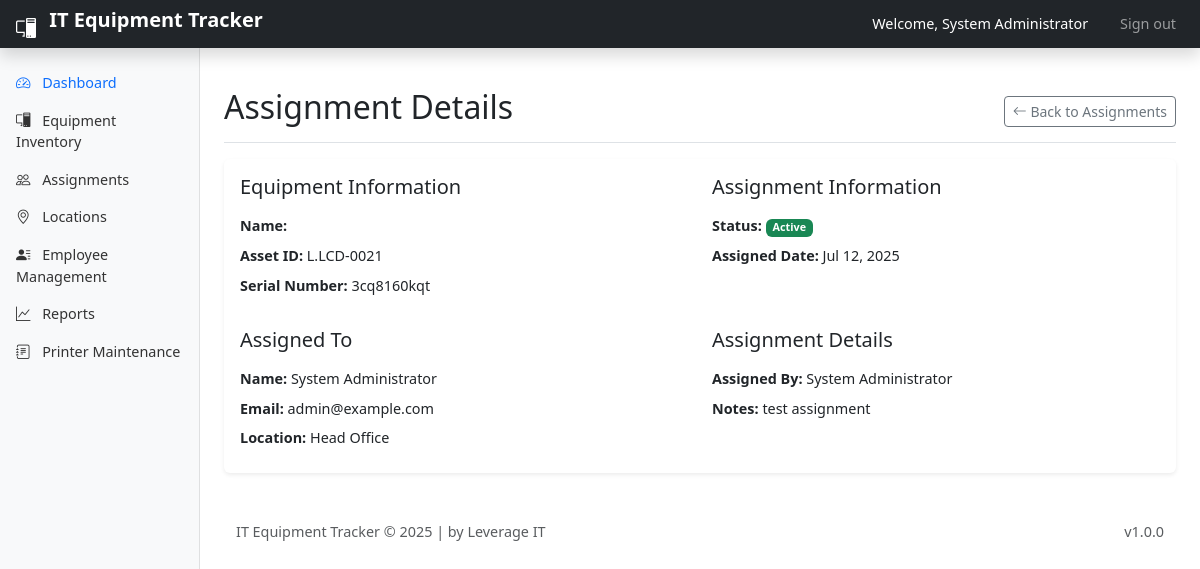
Page /assignments_view.php?assignment_id=1 (signed in) on the committed database.
### tables this page shows
CREATE TABLE IF NOT EXISTS `assignments` (
  `assignment_id` int(11) NOT NULL AUTO_INCREMENT,
  `item_id` int(11) NOT NULL,
  `user_id` int(11) NOT NULL,
  `assigned_by` int(11) NOT NULL,
  `assigned_location_id` int(11) NOT NULL,
  `assigned_date` date NOT NULL,
  `expected_return_date` date DEFAULT NULL,
  `return_date` date DEFAULT NULL,
  `return_condition` text,
  `return_notes` text,
  `assignment_notes` text,
  `created_at` datetime NOT NULL DEFAULT '0000-00-00 00:00:00',
  `updated_at` datetime NOT NULL DEFAULT '0000-00-00 00:00:00',
  PRIMARY KEY (`assignment_id`),
  KEY `asset_id` (`item_id`),
  KEY `user_id` (`user_id`),
  KEY `assigned_by` (`assigned_by`),
  KEY `assigned_location_id` (`assigned_location_id`)
);

CREATE TABLE IF NOT EXISTS `items` (
  `item_id` int(11) NOT NULL,
  `asset_id` varchar(20) NOT NULL DEFAULT '',
  `name` varchar(200) NOT NULL DEFAULT '',
  `serial_number` varchar(100) DEFAULT NULL,
  `model` varchar(100) DEFAULT NULL,
  `category_id` int(11) NOT NULL,
  `sub_category_id` int(11) DEFAULT NULL,
  `supplier_id` int(11) NOT NULL,
  `location_id` int(10) UNSIGNED NOT NULL DEFAULT '1',
  `purchase_date` date NOT NULL DEFAULT '0000-00-00',
  `purchase_cost` varchar(50) DEFAULT NULL,
  `warranty_months` int(11) DEFAULT NULL,
  `warranty_end` date DEFAULT NULL,
  `notes` text,
  `created_at` timestamp NOT NULL DEFAULT '0000-00-00 00:00:00',
  `updated_at` timestamp NULL DEFAULT NULL ON UPDATE CURRENT_TIMESTAMP,
  `status` varchar(50) NOT NULL DEFAULT '',
  `is_assigned` tinyint(2) UNSIGNED NOT NULL DEFAULT '0',
  PRIMARY KEY (`item_id`),
  UNIQUE KEY `asset_id` (`asset_id`),
  KEY `category_id` (`category_id`),
  KEY `sub_category_id` (`sub_category_id`),
  KEY `supplier_id` (`supplier_id`),
  KEY `location_id` (`location_id`)
);

CREATE TABLE IF NOT EXISTS `users` (
  `user_id` int(11) NOT NULL AUTO_INCREMENT,
  `username` varchar(50) NOT NULL,
  `password` varchar(255) NOT NULL,
  `full_name` varchar(100) NOT NULL,
  `email` varchar(100) NOT NULL,
  `user_level` text,
  `last_login` datetime DEFAULT NULL,
  `created_at` timestamp NOT NULL DEFAULT '0000-00-00 00:00:00',
  `is_active` tinyint(1) NOT NULL DEFAULT '1',
  PRIMARY KEY (`user_id`),
  UNIQUE KEY `username` (`username`),
  UNIQUE KEY `email` (`email`)
);

CREATE TABLE IF NOT EXISTS `locations` (
  `location_id` int(11) NOT NULL AUTO_INCREMENT,
  `name` varchar(100) NOT NULL,
  `description` text,
  `is_project_office` tinyint(1) NOT NULL DEFAULT '0',
  `created_at` timestamp NOT NULL DEFAULT '0000-00-00 00:00:00',
  PRIMARY KEY (`location_id`)
);

### includes/config.php (called while the page is built, shortened)
<?php
function esc($data) {
    return htmlspecialchars($data, ENT_QUOTES, 'UTF-8');
}

### assignments_view.php (the view, shortened to what this page needs)
<?php
require_once __DIR__ . '/includes/config.php';
require_once __DIR__ . '/includes/auth.php';
$assignment_id = isset($_GET['assignment_id']) ? (int)$_GET['assignment_id'] : 0;
$query = "SELECT a.*,
          i.item_id, i.asset_id, i.name as item_name, i.serial_number,
          u.user_id, u.full_name as user_name, u.email as user_email,
          l.location_id, l.name as location_name,
          ab.full_name as assigned_by_name
          FROM assignments a
          JOIN items i ON a.item_id = i.item_id
          JOIN users u ON a.user_id = u.user_id
          JOIN locations l ON a.assigned_location_id = l.location_id
          JOIN users ab ON a.assigned_by = ab.user_id
          WHERE a.assignment_id = $assignment_id";
$result = $conn->query($query);
$assignment = $result->fetch_assoc();
?>
<!DOCTYPE html>
<html lang="en">
<head>
    <?php include __DIR__ . '/includes/header_scripts.php'; ?>
</head>
<body>
    <?php include __DIR__ . '/includes/header.php'; ?>
    <div class="container-fluid flex-grow-1">
        <div class="row">
            <?php include __DIR__ . '/includes/sidebar.php'; ?>
            <main class="col-md-9 ms-sm-auto col-lg-10 px-md-4 py-4">
                <div class="d-flex justify-content-between flex-wrap flex-md-nowrap align-items-center pt-3 pb-2 mb-3 border-bottom">
                    <h1 class="h2">Assignment Details</h1>
                    <div class="btn-toolbar mb-2 mb-md-0">
                        <a href="assignments.php" class="btn btn-sm btn-outline-secondary">
                            <i class="bi bi-arrow-left"></i> Back to Assignments
                        </a>
                    </div>
                </div>
                <div class="card">
                    <div class="card-body">
                        <div class="row mb-4">
                            <div class="col-md-6">
                                <h5 class="mb-3">Equipment Information</h5>
                                <div class="mb-2">
                                    <strong>Name:</strong> <?php echo esc($assignment['item_name']); ?>
                                </div>
                                <div class="mb-2">
                                    <strong>Asset ID:</strong> <?php echo esc($assignment['asset_id']); ?>
                                </div>
                                <div class="mb-2">
                                    <strong>Serial Number:</strong> <?php echo esc($assignment['serial_number']); ?>
                                </div>
                            </div>
                            <div class="col-md-6">
                                <h5 class="mb-3">Assignment Information</h5>
                                <div class="mb-2">
                                    <strong>Status:</strong>
                                    <span class="badge bg-<?php echo $assignment['return_date'] ? 'secondary' : 'success'; ?>">
                                        <?php echo $assignment['return_date'] ? 'Returned' : 'Active'; ?>
                                    </span>
                                </div>
                                <div class="mb-2">
                                    <strong>Assigned Date:</strong> <?php echo date('M d, Y', strtotime($assignment['assigned_date'])); ?>
                                </div>
                            </div>
                        </div>
                        <div class="row">
                            <div class="col-md-6">
                                <h5 class="mb-3">Assigned To</h5>
                                <div class="mb-2">
                                    <strong>Name:</strong> <?php echo esc($assignment['user_name']); ?>
                                </div>
                                <div class="mb-2">
                                    <strong>Email:</strong> <?php echo esc($assignment['user_email']); ?>
                                </div>
                                <div class="mb-2">
                                    <strong>Location:</strong> <?php echo esc($assignment['location_name']); ?>
                                </div>
                            </div>
                            <div class="col-md-6">
                                <h5 class="mb-3">Assignment Details</h5>
                                <div class="mb-2">
                                    <strong>Assigned By:</strong> <?php echo esc($assignment['assigned_by_name']); ?>
                                </div>
                                <?php if ($assignment['assignment_notes']): ?>
                                <div class="mb-2">
                                    <strong>Notes:</strong> <?php echo nl2br(esc($assignment['assignment_notes'])); ?>
                                </div>
                                <?php endif; ?>
                            </div>
                        </div>
                    </div>
                </div>
            </main>
        </div>
    </div>
    <?php include __DIR__ . '/includes/footer.php'; ?>
</body>
</html>

### assets/css/style.css (style rules this page uses)
body { font-size: 0.9rem; }
main { padding-top: 1.5rem; }
.card { border: none; box-shadow: 0 0.125rem 0.25rem rgba(0, 0, 0, 0.075); }

### rows in the picture
assignments: item.asset_id "L.LCD-0021", item.serial_number "3cq8160kqt", assigned_date "Jul 12, 2025", user.full_name "System Administrator", user.email "admin@example.com", locations.name "Head Office", assignment_notes "test assignment"

### other values in the picture
$_SESSION['full_name'] "System Administrator"
